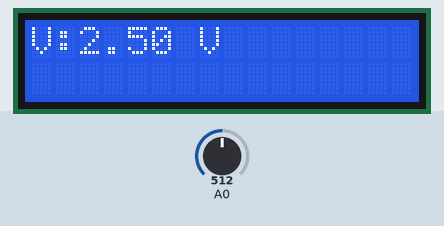
A sketch run on a simulated Arduino Uno, built with avr-gcc and run on an emulated ATmega328P. Shown: 16×2 character LCD. The inputs (shaded band) are chosen by the test bench; at power-on: A0 = 512.

Above: at 2.2 s.
2.3 s: A0 set to 716
At 3.7 s:
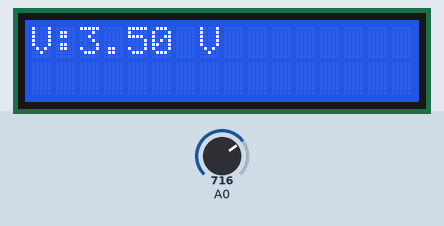
4.0 s: A0 set to 900
At 5.2 s:
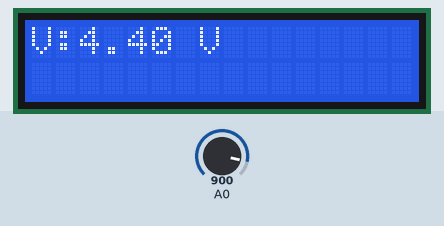
5.5 s: A0 set to 1023
At 6.8 s:
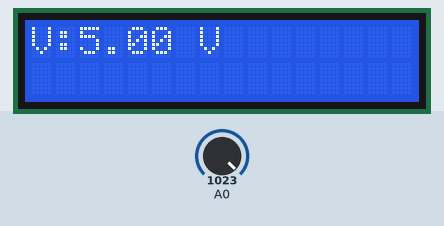
Timing chart, 0 to 8.5 s (numbered marks = the images above; inputs shaded):
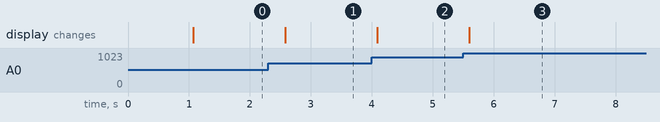

Measured:
- after the input at 2.3 s, the display: changes after 0.28 s (image 1)
- after the input at 4.0 s, the display: changes after 0.09 s (image 2)
- after the input at 5.5 s, the display: changes after 0.10 s (image 3)

The sketch:

aruino_initial.ino
```cpp
#include <LiquidCrystal.h>

LiquidCrystal lcd(12, 11, 5, 4, 3, 2);

void setup() {
  lcd.begin(16, 2);
  lcd.print("Voltage Reader only");
  delay(1000);
}

void loop() {
  int sensorValue = analogRead(A0);
  float voltage = sensorValue * (5.0 / 1023);

  lcd.clear();
  lcd.print("V:");
  lcd.print(voltage, 2);
  lcd.print(" V");

  delay(500);
}
```
